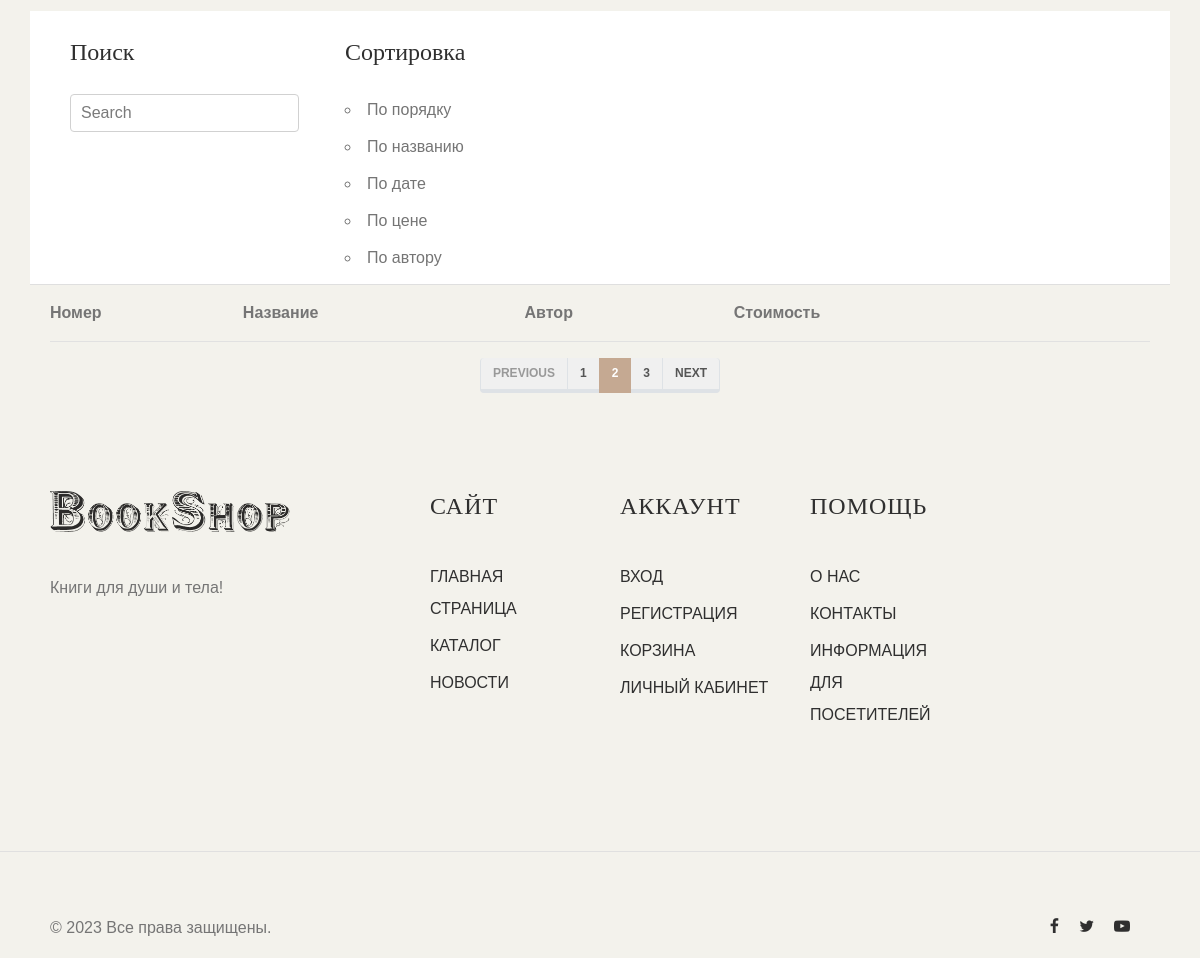
Before: /products_list/ (lower part) with the older database file.
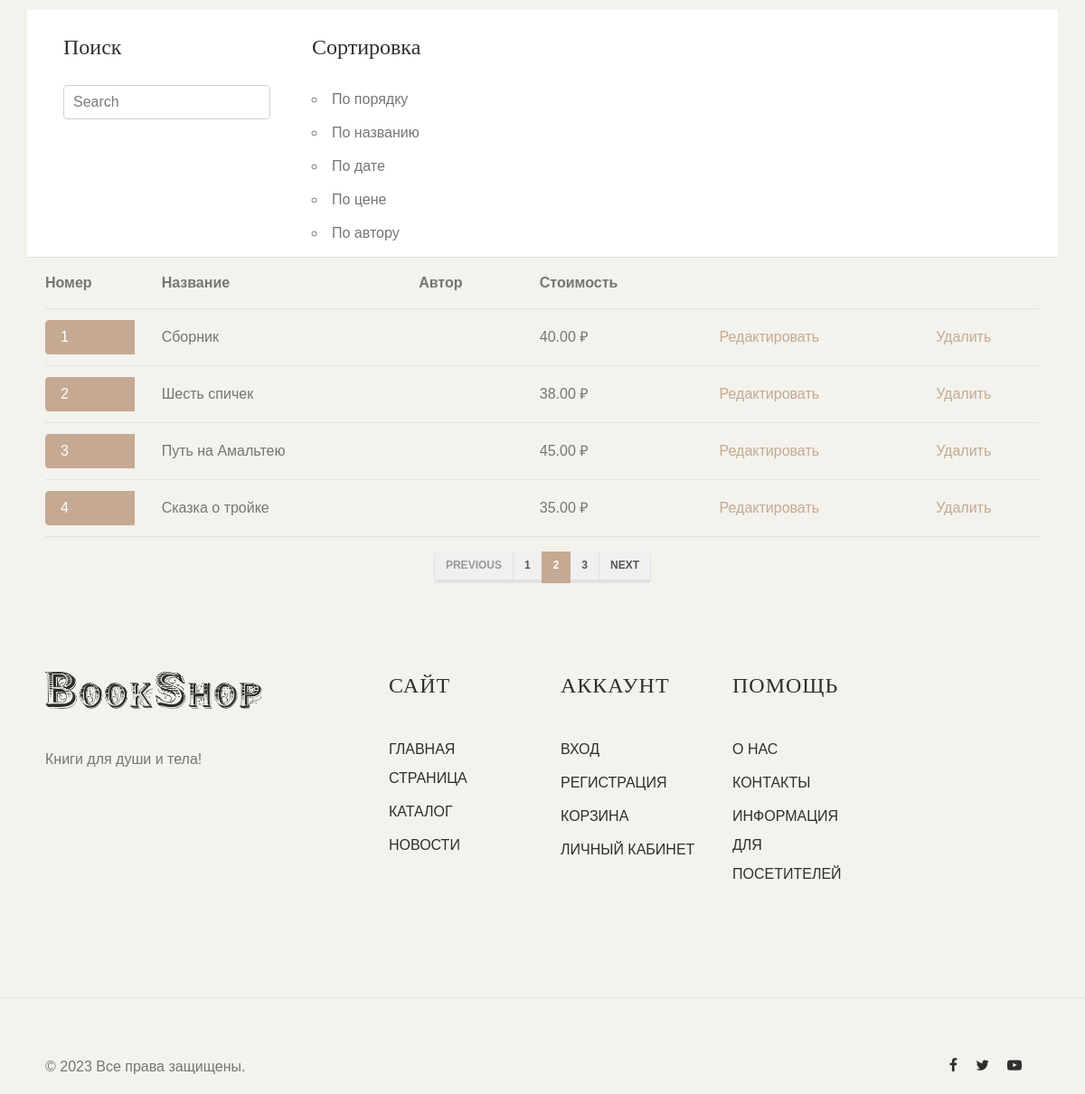
After: the same page with the newer database file.
### mainapp/models.py (models this page shows, shortened)
class Book(models.Model):
    name = models.CharField(max_length=64)
    author = models.CharField(max_length=64, blank=True)
    foto = models.ImageField(upload_to='book_images', blank=True)
    article = models.IntegerField()
    date_receipt = models.DateField()
    category = models.ForeignKey(BookCategory, on_delete=models.CASCADE)
    description = models.TextField()
    price = models.DecimalField(max_digits=8, decimal_places=2)
    date_create = models.DateField(auto_now_add=True)
    date_update = models.DateField(auto_now=True)

### mainapp/views.py (the view)
# urls.py: path('products_list/', products_list, name='products_list'),
def products_list(request):
    context = {
        'books': Book.objects.all(),
    }
    return render(request, 'mainapp/products_list.html', context)

### mainapp/templates/mainapp/products_list.html (shortened to what this page needs)
{% extends 'mainapp/extends/base.html'%}
{% load static %}
{% block  content %}
<section>
    <div class="container">
        <div class="row">
            <div class="col-md-12">
                <div class="col-md-4">
                </div>
            </div>
        </div>
    </div>
</section>
<section>
    <div class="container">
        <div class="row accordion-item">
            <div class="col-md-12">
                <div class="col-md-3">
                    <div class="colored">
                        <h2>Поиск</h2>
                    </div>
                    <form role="search" method="get" class="search-box">
                        <input class="search-field text search-input" placeholder="Search" type="search">
                    </form>
                </div>
                <div class="col-md-3">
                    <div class="colored">
                        <h2>Сортировка</h2>
                    </div>
                    <ul>
                        <li>По порядку</li>
                        <li>По названию</li>
                        <li>По дате</li>
                        <li>По цене</li>
                        <li>По автору</li>
                    </ul>
                </div>
            </div>
        </div>
        <table class="u-full-width">
            <thead>
            <tr>
                <th>Номер</th>
                <th>Название</th>
                <th>Автор</th>
                <th>Стоимость</th>
                <th></th>
                <th></th>
            </tr>
            </thead>
            {% for book in books %}
            <tbody>
            <tr>
                <td class="page-item active"><a href="{% url 'm_product_detail' %}" class="page-link nav-link"
                >{{ book.id }}</a></td>
                <td>{{ book.name }}</td>
                <td>
                </td>
                <td>{{ book.price }} ₽</td>
                <td>
                    <a href="{% url 'product_edit' %}" class="btn-black">Редактировать</a>
                </td>
                <td>
                    <a href="#" class="btn-black">Удалить</a>
                </td>
            </tr>
            </tbody>
            {% endfor %}
        </table>
    </div>
</section>
<section>
<div class="row justify-content-center align-items-center mt-3 mb-n3">
  <nav aria-label="...">
  <ul class="pagination">
    <li class="page-item disabled">
      <a class="page-link" href="#" tabindex="-1">Previous</a>
    </li>
    <li class="page-item"><a class="page-link" href="#">1</a></li>
    <li class="page-item active">
      <a class="page-link" href="#">2 <span class="sr-only">(current)</span></a>
    </li>
    <li class="page-item"><a class="page-link" href="#">3</a></li>
    <li class="page-item">
      <a class="page-link" href="#">Next</a>
    </li>
  </ul>
</nav>
</div>
</section>
{% include 'mainapp/includes/footer.html'%}
{% endblock %}

Changed rows visible on the page:
added Book: id "1", name "Сборник", price "40.00"
added Book: id "2", name "Шесть спичек", price "38.00"
added Book: id "3", name "Путь на Амальтею", price "45.00"
added Book: id "4", name "Сказка о тройке", price "35.00"
